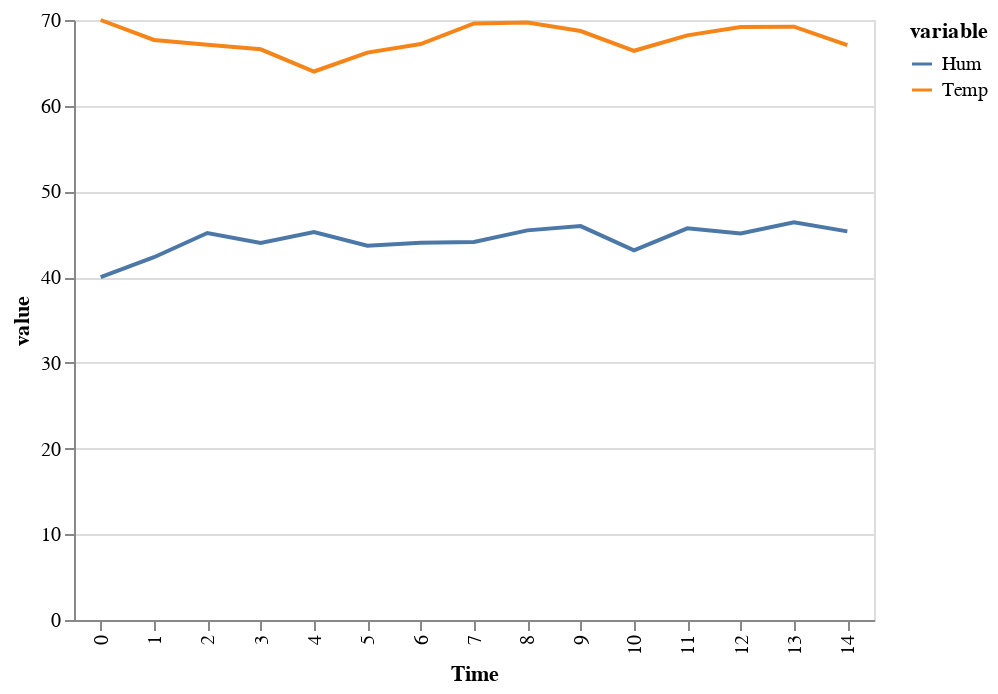

The notebook cell this image was saved under:
### Code cell
(alt.Chart(loc3)
 .mark_line()
 .encode(x='Time:O',
         y='value:Q',
         color='variable:N'))

### Figure 1 — Vega-Lite specification as saved in the notebook (floating-point values rounded to 4 significant figures)
{"$schema": "https://vega.github.io/schema/vega-lite/v2.4.3.json", "config": {"view": {"height": 300, "width": 400}}, "data": {"values": [{"Loc": "3", "Time": 2, "value": 67.1, "variable": "Temp"}, {"Loc": "3", "Time": 3, "value": 66.58, "variable": "Temp"}, {"Loc": "3", "Time": 14, "value": 67.08, "variable": "Temp"}, {"Loc": "3", "Time": 12, "value": 69.19, "variable": "Temp"}, {"Loc": "3", "Time": 0, "value": 70, "variable": "Temp"}, {"Loc": "3", "Time": 5, "value": 66.19, "variable": "Temp"}, {"Loc": "3", "Time": 13, "value": 69.22, "variable": "Temp"}, {"Loc": "3", "Time": 8, "value": 69.72, "variable": "Temp"}, {"Loc": "3", "Time": 9, "value": 68.71, "variable": "Temp"}, {"Loc": "3", "Time": 1, "value": 67.68, "variable": "Temp"}, {"Loc": "3", "Time": 7, "value": 69.6, "variable": "Temp"}, {"Loc": "3", "Time": 4, "value": 63.99, "variable": "Temp"}, {"Loc": "3", "Time": 6, "value": 67.2, "variable": "Temp"}, {"Loc": "3", "Time": 11, "value": 68.21, "variable": "Temp"}, {"Loc": "3", "Time": 10, "value": 66.41, "variable": "Temp"}, {"Loc": "3", "Time": 2, "value": 45.14, "variable": "Hum"}, {"Loc": "3", "Time": 3, "value": 44.0, "variable": "Hum"}, {"Loc": "3", "Time": 14, "value": 45.34, "variable": "Hum"}, {"Loc": "3", "Time": 12, "value": 45.1, "variable": "Hum"}, {"Loc": "3", "Time": 0, "value": 40, "variable": "Hum"}, {"Loc": "3", "Time": 5, "value": 43.66, "variable": "Hum"}, {"Loc": "3", "Time": 13, "value": 46.39, "variable": "Hum"}, {"Loc": "3", "Time": 8, "value": 45.46, "variable": "Hum"}, {"Loc": "3", "Time": 9, "value": 45.95, "variable": "Hum"}, {"Loc": "3", "Time": 1, "value": 42.32, "variable": "Hum"}, {"Loc": "3", "Time": 7, "value": 44.1, "variable": "Hum"}, {"Loc": "3", "Time": 4, "value": 45.25, "variable": "Hum"}, {"Loc": "3", "Time": 6, "value": 44.01, "variable": "Hum"}, {"Loc": "3", "Time": 11, "value": 45.69, "variable": "Hum"}, {"Loc": "3", "Time": 10, "value": 43.13, "variable": "Hum"}]}, "encoding": {"color": {"field": "variable", "type": "nominal"}, "x": {"field": "Time", "type": "ordinal"}, "y": {"field": "value", "type": "quantitative"}}, "mark": "line"}
